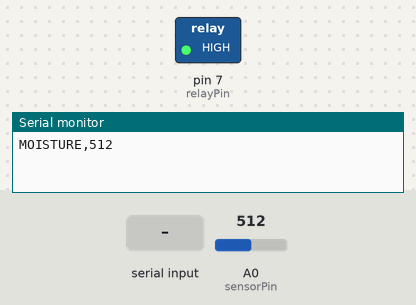
A sketch run on a simulated Arduino Uno, built with avr-gcc and run on an emulated ATmega328P. On the bench: switched loads named in the sketch (green lamp = pin HIGH), the last lines printed to the serial monitor. The inputs (shaded band) are chosen by the test bench; at power-on: A0 (sensorPin) = 512.

Above: at 1.2 s.
1.3 s: "1" received over Serial
At 2.4 s:
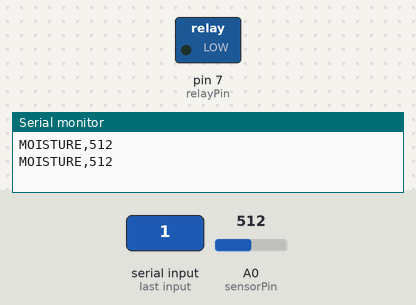
2.8 s: "0" received over Serial
At 3.6 s:
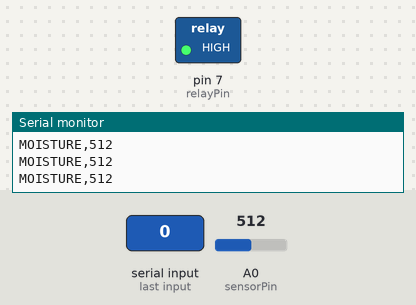
Timing chart, 0 to 5.8 s (numbered marks = the images above; inputs shaded):
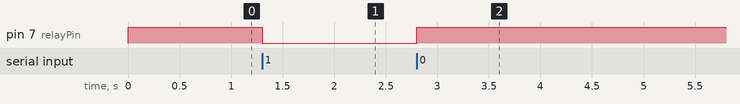

Measured:
- after the input at 1.3 s, pin 7 (relayPin): HIGH → LOW at once
- after the input at 2.8 s, pin 7 (relayPin): LOW → HIGH at once

The sketch:

Smart_Irrigation_Arduino.ino
```cpp
const int sensorPin = A0;
const int relayPin = 7;

// Active-LOW relay
bool pumpOn = false;

void setup() {
  Serial.begin(9600);
  pinMode(relayPin, OUTPUT);

  // Start with pump OFF
  digitalWrite(relayPin, HIGH);
}

void loop() {
  // Send live moisture reading to Python
  static unsigned long lastReading = 0;

  if (millis() - lastReading >= 1000) {
    lastReading = millis();

    int moisture = analogRead(sensorPin);

    Serial.print("MOISTURE,");
    Serial.println(moisture);
  }

  // Receive pump command from Python
  while (Serial.available() > 0) {
    char command = Serial.read();

    if (command == '1') {
      pumpOn = true;
    }
    else if (command == '0') {
      pumpOn = false;
    }
  }

  // Active-LOW relay: LOW = ON, HIGH = OFF
  digitalWrite(relayPin, pumpOn ? LOW : HIGH);
}
```
